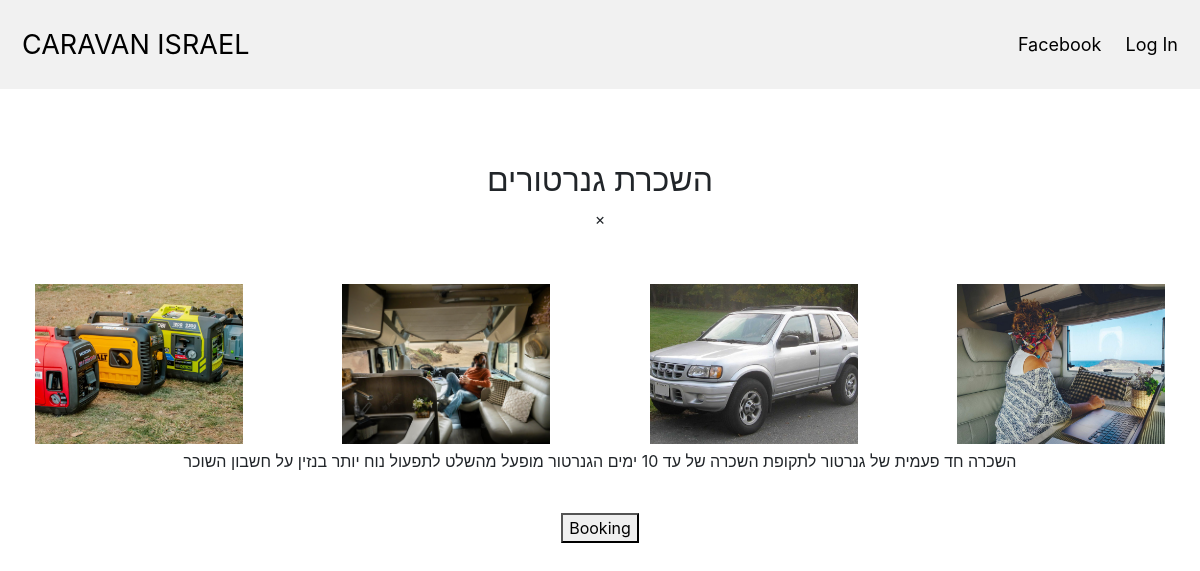
Page /product/9 on the committed database.
### app.py (models this page shows, shortened)
class Item(db.Model):
    id = db.Column(db.Integer, primary_key=True)
    title = db.Column(db.String(100), nullable=False)
    price = db.Column(db.Integer, nullable=False)
    image1 = db.Column(db.String(120), default='image1.jpg')
    image2 = db.Column(db.String(120), default='image2.jpg')
    image3 = db.Column(db.String(120), default='image3.jpg')
    image4 = db.Column(db.String(120), default='image4.jpg')
    text = db.Column(db.String(100), nullable=False)
    isActive = db.Column(db.Boolean, default=True)

### app.py (the view)
@app.route('/product/<id>')
def product(id):
    item = Item.query.filter_by(id=id)
    return render_template('view-product.html', data=item)

### templates/view-product.html (shortened to what this page needs)
{% extends 'base.html' %}
{% block body %}
    {% for el in data %}
<br><br><br>
<div class="card-columns-view ">
<div class="card-view">
<div style="text-align:center">
  <h2>{{ el.title }}</h2>
</div>
<div class="container">
  <span onclick="this.parentElement.style.display='none'" class="closebtn">&times;</span>
</div>
  <br>
  <div style="width=70%;" class="row">
  <div class="column">
    <img  src="{{ url_for('display_image', filename='/'+el.image1) }}"  style="width:13rem; height:10rem; object-fit: cover;" onclick="myFunction(this);">
  </div>
  <div class="column">
    <img src="{{ url_for('display_image', filename='/'+el.image2) }}"  style="width:13rem; height:10rem; object-fit: cover;" onclick="myFunction(this);">
  </div>
  <div class="column">
    <img src="{{ url_for('display_image', filename='/'+el.image3) }}"  style="width:13rem; height:10rem; object-fit: cover;" onclick="myFunction(this);">
  </div>
  <div class="column">
    <img src="{{ url_for('display_image', filename='/'+el.image4) }}"  style="width:13rem; height:10rem; object-fit: cover;" onclick="myFunction(this);">
  </div>
</div>
  <p style="text-align:center">{{ el.text }}</p>
<br>
  <button class="center" onclick="window.location.href ='https://wa.me/+972535660122/?text=Hello';">Booking</button>
</div>
  </div>
<br><br>
   {% endfor %}
{% endblock %}

### static/style.css (style rules this page uses)
body { text-align: center; }
.column { float: center; width: 25%; padding:5px; }
.row:after { content: ""; display: table; clear: both; }

### rows in the picture
Item: title "השכרת גנרטורים", image1 (picture), image2 (picture), image3 (picture), image4 (picture), text "השכרה חד פעמית של גנרטור לתקופת השכרה של עד 10 ימים הגנרטור מופעל מהשלט לתפעול נוח יותר בנזין על חשבון השוכר"
